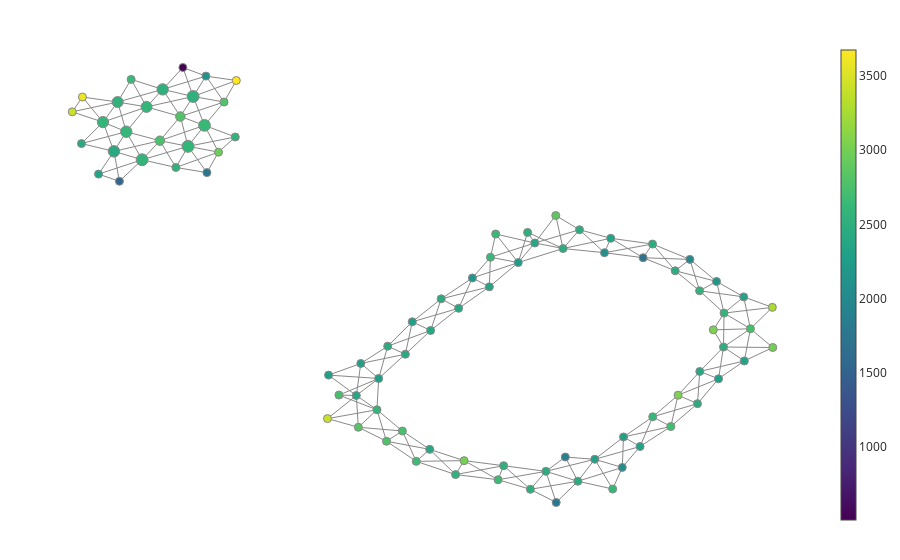

The notebook cell saved with this chart:
### Markdown cell above
![image.png](attachment:image.png)

### Code cell
# 1. Filter function
filter_func = gtda.mapper.Projection(columns=[0, 1])

# 2. Cover
cover = gtda.mapper.CubicalCover(n_intervals=10, overlap_frac=0.3)

# 3. Clustering
clusterer = DBSCAN()

pipe = gtda.mapper.make_mapper_pipeline(filter_func=filter_func,
                                        cover=cover,
                                        clusterer=clusterer,
                                        verbose=False)

fig = gtda.mapper.plot_static_mapper_graph(pipe, X)
fig.show()

### Figure 1 — Plotly figure (JSON) as saved in the notebook; plotly's stock layout.template omitted (floating-point values rounded to 4 significant figures; data arrays with more than 128 entries replaced by an {"elided": "..."} marker saying what was removed)
{"data": [{"hoverinfo": "none", "line": {"color": "#888", "width": 1}, "mode": "lines", "name": "edge_trace", "type": "scatter", "uid": "2cb29a50-d2b7-43bc-86f8-7a948f23400d", "x": {"elided": "684 float values"}, "y": {"elided": "684 float values"}}, {"hoverinfo": "text", "hovertext": ["Node ID: 0<br>Pullback set label: 10<br>Partial cluster label: 0<br>Node size: 132<br>Summary statistic: 2310.0", "Node ID: 1<br>Pullback set label: 58<br>Partial cluster label: 0<br>Node size: 398<br>Summary statistic: 2420.0", "Node ID: 2<br>Pullback set label: 59<br>Partial cluster label: 0<br>Node size: 424<br>Summary statistic: 2570.0", "Node ID: 3<br>Pullback set label: 6<br>Partial cluster label: 0<br>Node size: 88<br>Summary statistic: 2340.0", "Node ID: 4<br>Pullback set label: 15<br>Partial cluster label: 0<br>Node size: 122<br>Summary statistic: 2490.0", "Node ID: 5<br>Pullback set label: 44<br>Partial cluster label: 0<br>Node size: 134<br>Summary statistic: 2470.0", "Node ID: 6<br>Pullback set label: 78<br>Partial cluster label: 0<br>Node size: 46<br>Summary statistic: 2170.0", "Node ID: 7<br>Pullback set label: 87<br>Partial cluster label: 0<br>Node size: 128<br>Summary statistic: 2350.0", "Node ID: 8<br>Pullback set label: 54<br>Partial cluster label: 0<br>Node size: 126<br>Summary statistic: 2480.0", "Node ID: 9<br>Pullback set label: 85<br>Partial cluster label: 0<br>Node size: 121<br>Summary statistic: 2390.0", "Node ID: 10<br>Pullback set label: 9<br>Partial cluster label: 0<br>Node size: 91<br>Summary statistic: 2450.0", "Node ID: 11<br>Pullback set label: 19<br>Partial cluster label: 0<br>Node size: 136<br>Summary statistic: 2480.0", "Node ID: 12<br>Pullback set label: 79<br>Partial cluster label: 0<br>Node size: 118<br>Summary statistic: 2260.0", "Node ID: 13<br>Pullback set label: 80<br>Partial cluster label: 0<br>Node size: 115<br>Summary statistic: 2390.0", "Node ID: 14<br>Pullback set label: 88<br>Partial cluster label: 0<br>Node size: 76<br>Summary statistic: 2640.0", "Node ID: 15<br>Pullback set label: 89<br>Partial cluster label: 0<br>Node size: 16<br>Summary statistic: 2640.0", "Node ID: 16<br>Pullback set label: 16<br>Partial cluster label: 0<br>Node size: 118<br>Summary statistic: 2730.0", "Node ID: 17<br>Pullback set label: 25<br>Partial cluster label: 0<br>Node size: 134<br>Summary statistic: 2590.0", "Node ID: 18<br>Pullback set label: 26<br>Partial cluster label: 0<br>Node size: 86<br>Summary statistic: 2340.0", "Node ID: 19<br>Pullback set label: 33<br>Partial cluster label: 0<br>Node size: 35<br>Summary statistic: 2180.0", "Node ID: 20<br>Pullback set label: 34<br>Partial cluster label: 0<br>Node size: 117<br>Summary statistic: 2550.0", "Node ID: 21<br>Pullback set label: 51<br>Partial cluster label: 0<br>Node size: 433<br>Summary statistic: 2610.0", "Node ID: 22<br>Pullback set label: 52<br>Partial cluster label: 0<br>Node size: 16<br>Summary statistic: 2960.0", "Node ID: 23<br>Pullback set label: 31<br>Partial cluster label: 0<br>Node size: 421<br>Summary statistic: 2530.0", "Node ID: 24<br>Pullback set label: 32<br>Partial cluster label: 0<br>Node size: 160<br>Summary statistic: 2800.0", "Node ID: 25<br>Pullback set label: 40<br>Partial cluster label: 0<br>Node size: 272<br>Summary statistic: 2800.0", "Node ID: 26<br>Pullback set label: 41<br>Partial cluster label: 0<br>Node size: 418<br>Summary statistic: 2640.0", "Node ID: 27<br>Pullback set label: 27<br>Partial cluster label: 0<br>Node size: 119<br>Summary statistic: 2510.0", "Node ID: 28<br>Pullback set label: 28<br>Partial cluster label: 0<br>Node size: 76<br>Summary statistic: 2670.0", "Node ID: 29<br>Pullback set label: 5<br>Partial cluster label: 0<br>Node size: 125<br>Summary statistic: 2400.0", "Node ID: 30<br>Pullback set label: 4<br>Partial cluster label: 0<br>Node size: 129<br>Summary statistic: 2460.0", "Node ID: 31<br>Pullback set label: 49<br>Partial cluster label: 0<br>Node size: 392<br>Summary statistic: 2620.0", "Node ID: 32<br>Pullback set label: 63<br>Partial cluster label: 0<br>Node size: 132<br>Summary statistic: 2320.0", "Node ID: 33<br>Pullback set label: 38<br>Partial cluster label: 0<br>Node size: 369<br>Summary statistic: 2560.0", "Node ID: 34<br>Pullback set label: 39<br>Partial cluster label: 0<br>Node size: 363<br>Summary statistic: 2600.0", "Node ID: 35<br>Pullback set label: 45<br>Partial cluster label: 0<br>Node size: 127<br>Summary statistic: 2380.0", "Node ID: 36<br>Pullback set label: 55<br>Partial cluster label: 0<br>Node size: 119<br>Summary statistic: 2770.0", "Node ID: 37<br>Pullback set label: 70<br>Partial cluster label: 0<br>Node size: 118<br>Summary statistic: 2480.0", "Node ID: 38<br>Pullback set label: 71<br>Partial cluster label: 0<br>Node size: 92<br>Summary statistic: 2480.0", "Node ID: 39<br>Pullback set label: 81<br>Partial cluster label: 0<br>Node size: 17<br>Summary statistic: 2870.0", "Node ID: 40<br>Pullback set label: 65<br>Partial cluster label: 0<br>Node size: 135<br>Summary statistic: 2580.0", "Node ID: 41<br>Pullback set label: 30<br>Partial cluster label: 0<br>Node size: 387<br>Summary statistic: 2530.0", "Node ID: 42<br>Pullback set label: 86<br>Partial cluster label: 0<br>Node size: 124<br>Summary statistic: 2440.0", "Node ID: 43<br>Pullback set label: 48<br>Partial cluster label: 0<br>Node size: 378<br>Summary statistic: 2600.0", "Node ID: 44<br>Pullback set label: 57<br>Partial cluster label: 0<br>Node size: 110<br>Summary statistic: 2430.0", "Node ID: 45<br>Pullback set label: 76<br>Partial cluster label: 0<br>Node size: 13<br>Summary statistic: 2300.0", "Node ID: 46<br>Pullback set label: 50<br>Partial cluster label: 0<br>Node size: 269<br>Summary statistic: 2760.0", "Node ID: 47<br>Pullback set label: 60<br>Partial cluster label: 0<br>Node size: 177<br>Summary statistic: 2550.0", "Node ID: 48<br>Pullback set label: 84<br>Partial cluster label: 0<br>Node size: 118<br>Summary statistic: 2440.0", "Node ID: 49<br>Pullback set label: 73<br>Partial cluster label: 0<br>Node size: 89<br>Summary statistic: 2380.0", "Node ID: 50<br>Pullback set label: 74<br>Partial cluster label: 0<br>Node size: 135<br>Summary statistic: 2280.0", "Node ID: 51<br>Pullback set label: 46<br>Partial cluster label: 0<br>Node size: 25<br>Summary statistic: 2670.0", "Node ID: 52<br>Pullback set label: 43<br>Partial cluster label: 0<br>Node size: 6<br>Summary statistic: 1990.0", "Node ID: 53<br>Pullback set label: 68<br>Partial cluster label: 0<br>Node size: 11<br>Summary statistic: 2340.0", "Node ID: 54<br>Pullback set label: 1<br>Partial cluster label: 0<br>Node size: 60<br>Summary statistic: 2070.0", "Node ID: 55<br>Pullback set label: 2<br>Partial cluster label: 0<br>Node size: 122<br>Summary statistic: 2320.0", "Node ID: 56<br>Pullback set label: 11<br>Partial cluster label: 0<br>Node size: 58<br>Summary statistic: 2310.0", "Node ID: 57<br>Pullback set label: 3<br>Partial cluster label: 0<br>Node size: 130<br>Summary statistic: 2640.0", "Node ID: 58<br>Pullback set label: 18<br>Partial cluster label: 0<br>Node size: 65<br>Summary statistic: 2500.0", "Node ID: 59<br>Pullback set label: 66<br>Partial cluster label: 0<br>Node size: 15<br>Summary statistic: 2730.0", "Node ID: 60<br>Pullback set label: 62<br>Partial cluster label: 0<br>Node size: 36<br>Summary statistic: 2110.0", "Node ID: 61<br>Pullback set label: 75<br>Partial cluster label: 0<br>Node size: 63<br>Summary statistic: 2430.0", "Node ID: 62<br>Pullback set label: 83<br>Partial cluster label: 0<br>Node size: 55<br>Summary statistic: 2300.0", "Node ID: 63<br>Pullback set label: 64<br>Partial cluster label: 0<br>Node size: 65<br>Summary statistic: 2820.0", "Node ID: 64<br>Pullback set label: 56<br>Partial cluster label: 0<br>Node size: 69<br>Summary statistic: 2740.0", "Node ID: 65<br>Pullback set label: 29<br>Partial cluster label: 0<br>Node size: 108<br>Summary statistic: 2650.0", "Node ID: 66<br>Pullback set label: 67<br>Partial cluster label: -1<br>Node size: 4<br>Summary statistic: 1540.0", "Node ID: 67<br>Pullback set label: 35<br>Partial cluster label: 0<br>Node size: 131<br>Summary statistic: 2530.0", "Node ID: 68<br>Pullback set label: 14<br>Partial cluster label: 0<br>Node size: 50<br>Summary statistic: 2300.0", "Node ID: 69<br>Pullback set label: 36<br>Partial cluster label: 0<br>Node size: 25<br>Summary statistic: 3000.0", "Node ID: 70<br>Pullback set label: 22<br>Partial cluster label: -1<br>Node size: 4<br>Summary statistic: 2140.0", "Node ID: 71<br>Pullback set label: 77<br>Partial cluster label: 0<br>Node size: 11<br>Summary statistic: 2400.0", "Node ID: 72<br>Pullback set label: 24<br>Partial cluster label: 0<br>Node size: 7<br>Summary statistic: 3030.0", "Node ID: 73<br>Pullback set label: 82<br>Partial cluster label: -1<br>Node size: 4<br>Summary statistic: 2290.0", "Node ID: 74<br>Pullback set label: 69<br>Partial cluster label: 0<br>Node size: 11<br>Summary statistic: 2500.0", "Node ID: 75<br>Pullback set label: 8<br>Partial cluster label: 0<br>Node size: 6<br>Summary statistic: 1780.0", "Node ID: 76<br>Pullback set label: 20<br>Partial cluster label: 0<br>Node size: 15<br>Summary statistic: 1910.0", "Node ID: 77<br>Pullback set label: 12<br>Partial cluster label: 0<br>Node size: 14<br>Summary statistic: 2710.0", "Node ID: 78<br>Pullback set label: 21<br>Partial cluster label: -1<br>Node size: 1<br>Summary statistic: 510.0", "Node ID: 79<br>Pullback set label: 53<br>Partial cluster label: -1<br>Node size: 4<br>Summary statistic: 1700.0", "Node ID: 80<br>Pullback set label: 13<br>Partial cluster label: 0<br>Node size: 11<br>Summary statistic: 3050.0", "Node ID: 81<br>Pullback set label: 42<br>Partial cluster label: 0<br>Node size: 14<br>Summary statistic: 2560.0", "Node ID: 82<br>Pullback set label: 17<br>Partial cluster label: 0<br>Node size: 8<br>Summary statistic: 3290.0", "Node ID: 83<br>Pullback set label: 61<br>Partial cluster label: -1<br>Node size: 2<br>Summary statistic: 1730.0", "Node ID: 84<br>Pullback set label: 7<br>Partial cluster label: 0<br>Node size: 8<br>Summary statistic: 2990.0", "Node ID: 85<br>Pullback set label: 0<br>Partial cluster label: -1<br>Node size: 4<br>Summary statistic: 2630.0", "Node ID: 86<br>Pullback set label: 72<br>Partial cluster label: -1<br>Node size: 4<br>Summary statistic: 3420.0", "Node ID: 87<br>Pullback set label: 37<br>Partial cluster label: 0<br>Node size: 5<br>Summary statistic: 3600.0", "Node ID: 88<br>Pullback set label: 47<br>Partial cluster label: 0<br>Node size: 6<br>Summary statistic: 3430.0", "Node ID: 89<br>Pullback set label: 23<br>Partial cluster label: -1<br>Node size: 1<br>Summary statistic: 3680.0"], "marker": {"color": [2310.0, 2420.0, 2571.0, 2345.0, 2494.0, 2472.0, 2171.0, 2351.0, 2476.0, 2395.0, 2454.0, 2481.0, 2262.0, 2387.0, 2642.0, 2640.0, 2733.0, 2592.0, 2345.0, 2181.0, 2552.0, 2612.0, 2959.0, 2528.0, 2796.0, 2796.0, 2637.0, 2511.0, 2669.0, 2400.0, 2465.0, 2621.0, 2323.0, 2555.0, 2599.0, 2380.0, 2772.0, 2484.0, 2475.0, 2866.0, 2584.0, 2529.0, 2437.0, 2604.0, 2430.0, 2301, 2762.0, 2547.0, 2443.0, 2381.0, 2283.0, 2669.0, 1990.0, 2344.0, 2066.0, 2321.0, 2311.0, 2640.0, 2499.0, 2732.0, 2110.0, 2425.0, 2298.0, 2823.0, 2742.0, 2646.0, 1544.0, 2533.0, 2299.0, 3004.0, 2139, 2402.0, 3035.0, 2293, 2504.0, 1785.0, 1910.0, 2709.0, 510, 1705.0, 3047.0, 2558.0, 3285.0, 1734, 2991.0, 2627, 3418.0, 3598.0, 3427.0, 3675], "colorbar": {"thickness": 15, "title": {"side": "right", "text": ""}, "xanchor": "left"}, "colorscale": [[0, "#440154"], [0.1111, "#482878"], [0.2222, "#3e4989"], [0.3333, "#31688e"], [0.4444, "#26828e"], [0.5556, "#1f9e89"], [0.6667, "#35b779"], [0.7778, "#6ece58"], [0.8889, "#b5de2b"], [1, "#fde725"]], "line": {"color": "#888", "width": 1}, "opacity": 1, "reversescale": false, "showscale": true, "size": [132, 398, 424, 88, 122, 134, 46, 128, 126, 121, 91, 136, 118, 115, 76, 16, 118, 134, 86, 35, 117, 433, 16, 421, 160, 272, 418, 119, 76, 125, 129, 392, 132, 369, 363, 127, 119, 118, 92, 17, 135, 387, 124, 378, 110, 13, 269, 177, 118, 89, 135, 25, 6, 11, 60, 122, 58, 130, 65, 15, 36, 63, 55, 65, 69, 108, 4, 131, 50, 25, 4, 11, 7, 4, 11, 6, 15, 14, 1, 4, 11, 14, 8, 2, 8, 4, 4, 5, 6, 1], "sizemin": 4, "sizemode": "area", "sizeref": 6.014}, "mode": "markers", "name": "node_trace", "type": "scatter", "uid": "c36114c5-757a-461b-8dd7-4aee9eb3a1a4", "x": [2.23, -5.907, -5.431, 4.761, 4.409, 3.591, 0.1588, 0.4456, 3.208, -0.5479, 1.944, 1.403, 0.9347, 1.215, 0.4645, 0.5532, 4.865, 4.418, 4.751, 4.291, 4.004, -4.654, -4.138, -4.568, -4.045, -4.784, -4.375, 0.6871, 0.593, 4.007, 3.969, -5.699, 2.501, -5.845, -5.356, -0.5639, -1.295, 1.693, 1.972, 1.569, -1.456, -5.083, -0.3691, -6.094, -6.457, -0.8586, -5.13, -4.859, -1.275, -1.806, -1.428, -0.7912, 3.84, -6.168, 2.696, 2.996, 2.716, 3.211, 1.14, -2.1, 2.394, -0.9759, -1.73, -1.772, -1.027, -5.617, -5.815, -0.1257, 4.325, 0.01853, -4.351, -0.07415, 4.237, -2.276, 1.093, 1.577, 1.732, 3.517, -4.741, 3.048, 3.64, -3.855, 5.235, -4.335, 5.242, 2.533, -2.294, -6.441, -6.614, -3.837], "y": [-4.236, 3.798, 3.579, -1.669, -1.307, 0.6832, 0.4961, 0.2641, 1.38, -0.8756, -4.808, -4.55, 0.897, 1.408, 1.036, 1.642, -0.8303, -0.421, 0.001535, 0.4046, 0.1603, 3.929, 3.778, 5.229, 5.086, 4.707, 4.477, -4.403, -4.768, -1.945, -2.784, 4.31, 1.53, 5.085, 4.958, -3.977, -3.765, 1.263, 1.753, 2.124, -2.943, 5.415, -0.0494, 4.561, 4.001, -0.6488, 4.076, 3.378, -1.284, -2.571, -2.127, -4.29, 0.9802, 3.205, -4.448, -3.901, -3.653, -3.127, -5.018, -2.56, 1.154, -1.494, -1.735, -3.4, -3.497, 5.676, 3.018, -4.633, -2.136, -4.271, 5.761, -0.2961, -0.8584, -2.04, 1.684, -5.363, -4.177, -3.381, 5.986, 1.023, -2.563, 4.173, -0.2718, 3.244, -1.319, -5.011, -3.174, 5.216, 4.829, 5.647]}], "layout": {"autosize": false, "hovermode": "closest", "margin": {"b": 20, "l": 5, "r": 5, "t": 40}, "showlegend": false, "title": {"text": ""}, "xaxis": {"showgrid": false, "showline": false, "showticklabels": false, "ticks": "", "title": {"text": ""}, "zeroline": false}, "yaxis": {"showgrid": false, "showline": false, "showticklabels": false, "ticks": "", "title": {"text": ""}, "zeroline": false}}}
